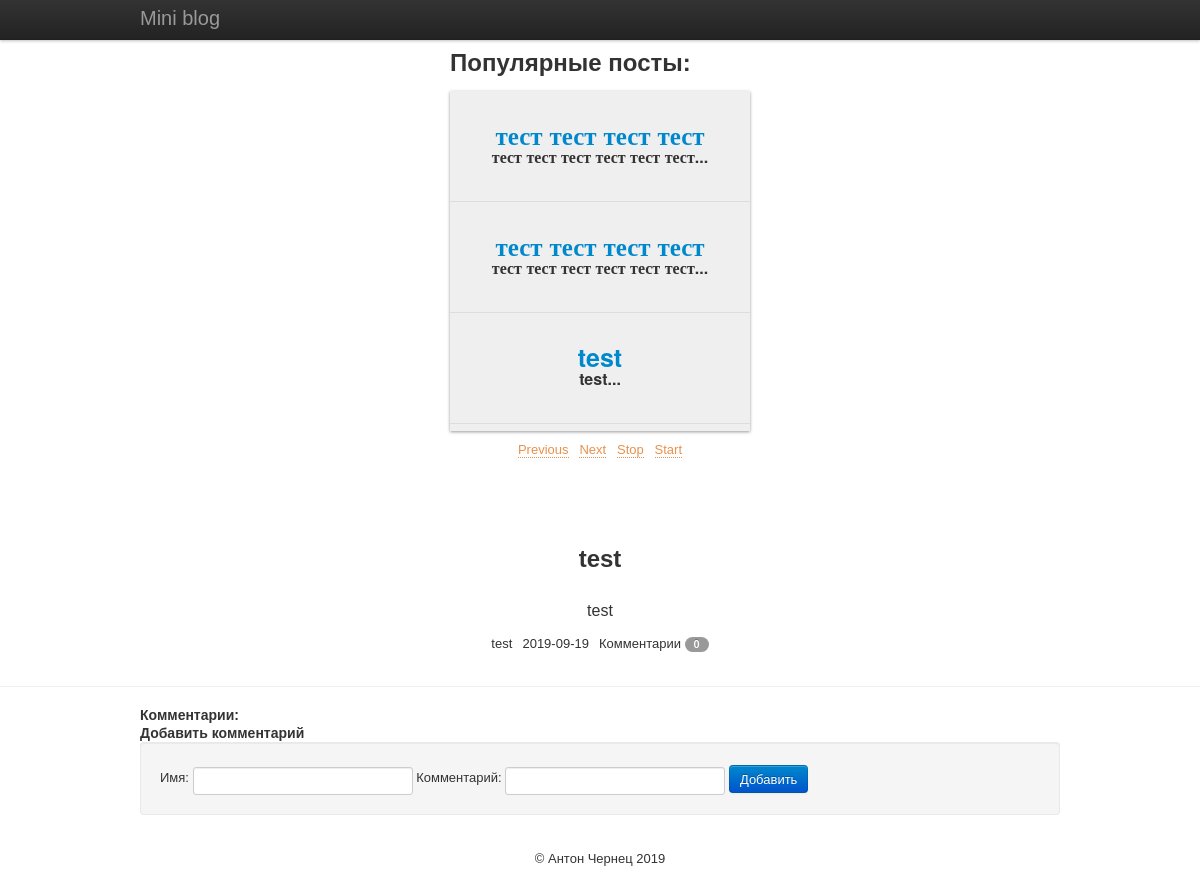
Screenshot of /blog/publication/53 with the database file from the repository.
### tables this page shows
CREATE TABLE `publications` (
  `id` int(11) NOT NULL,
  `author` varchar(50) NOT NULL,
  `ctime` int(11) NOT NULL,
  `title` varchar(80) NOT NULL,
  `post` text NOT NULL,
  `commentsCount` int(11) NOT NULL
);

### engine/view/Base.php (called while the page is built, shortened)
<?php
class Base
{
    public $basePath;
    public function __construct($path)
    {
        $this->basePath = $path;
    }
    public function render($path, $params = [])
    {
        extract($params);
        require_once $this->basePath.'/public/views/'.$path.'.php';
    }
}

### controllers/blogController.php (called while the page is built, shortened)
<?php
class blogController extends Base
{
    public function publicationAction($id) {
        $publications = Publication::findPublication($id);
        $comments = Comment::findComments($id);
        $this->view->render('template/publication', [
            'publication' => $publications,
            'comments' => $comments,
            'popular' => Publication::findPopularByCommented(),
        ]);
    }
}

### index.php (called while the page is built, shortened)
<?php
require(__DIR__ . '/bootstrap.php');
$application = new App(__DIR__);
exit($application->run());

### components/MysqliConnector.php (called while the page is built, shortened)
<?php
class MysqliConnector
{
    protected $db;
    private $_sql;
    public function __construct($host, $user, $password, $db_name, $port = 3306)
    {
        $this->host = $host;
        $this->user = $user;
        $this->password = $password;
        $this->db_name = $db_name;
        $this->port = $port;
        $this->db = new \mysqli($this->host, $this->user, $this->password, $this->db_name, $this->port);
    }
    public function setSql($str)
    {
        $this->_sql = $str;
        return $this;
    }
    public function one()
    {
        $result = $this->db->query($this->_sql);
        return $result->fetch_assoc();
    }
    public function all()
    {
        $result = $this->db->query($this->_sql);
        return $result->fetch_all();
    }
}

### models/Publication.php (called while the page is built, shortened)
<?php
class Publication
{
    public static function findPublication($publication_id)
    {
        $app = App::getInstance();
        return $app->db->setSql("SELECT * FROM publications WHERE id =".$publication_id)
            ->one();
    }
    public static function findPopularByCommented()
    {
        $app = App::getInstance();
        return $app->db->setSql("SELECT * FROM publications ORDER BY commentsCount DESC LIMIT 5")
            ->all();
    }
}

### bootstrap.php (called while the page is built, shortened)
<?php
function autoload($className)
{
    $className = ltrim($className, '\\');
    $fileName  = '';
    if ($lastNsPos = strrpos($className, '\\')) {
        $namespace = substr($className, 0, $lastNsPos);
        $className = substr($className, $lastNsPos + 1);
        $fileName  = str_replace('\\', DIRECTORY_SEPARATOR, $namespace) . DIRECTORY_SEPARATOR;
    }
    $fileName .= str_replace('_', DIRECTORY_SEPARATOR, $className) . '.php';
    $path = __DIR__ . DIRECTORY_SEPARATOR . $fileName;
}

### helpers/DateTimeHelper.php (called while the page is built, shortened)
<?php
class DateTimeHelper
{
    public static function getDate($timestamp){
        return date('Y-m-d', $timestamp);
    }
}

### models/Comment.php (called while the page is built, shortened)
<?php
class Comment
{
    public static function findComments($publication_id)
    {
        $app = App::getInstance();
        return $app->db->setSql("SELECT * FROM comments WHERE postid = ".$publication_id." ORDER BY id DESC")
            ->all();
    }
    public static function countComments($publication_id)
    {
        return count(self::findComments($publication_id));
    }
}

### public/views/template/parts/popular.php (the view)
<div id="wrapper">
    <h2>Популярные посты:</h2>
    <ul id="vertical-ticker">
        <? foreach ($popular as $item): ?>
            <li>
                <a href="/blog/publication/<?=$item[0]?>"><?=mb_substr($item[3], 0, 20)?></a>
                <br>
                <span class="post"><?=mb_substr($item[4], 0, 50)."..."?></span>
            </li>
        <? endforeach ?>
    </ul>
    <p><a href="#" id="ticker-previous">Previous</a> / <a href="#" id="ticker-next">Next</a> / <a id="stop" href="#">Stop</a> / <a id="start" href="#">Start</a></p>
</div>

### public/views/template/publication.php (shortened to what this page needs)
<?php include ("parts/header.php") ?>
<?php include ("parts/popular.php") ?>
<br>
<div class="container-fluid">
    <div class="container-weight">
        <div class="one_post">
            <h2><?=$publication['title']?></h2>
            <div class="post"><?=$publication['post'];?></div>
            <span class="name"><?=$publication['author']?></span>
            <span class="date"><?='&ensp;'.\helpers\DateTimeHelper::getDate($publication['ctime'])?></span>
            <span class="comments">&ensp;Комментарии
                <span class="badge">
                    <?=\models\Comment::countComments($publication['id']);?>
                </span>
            </span>
        </div>
    </div>
</div>
<hr>
<div class="container-fluid">
    <div class="container-weight">
        <div class="comments">
            <h4>Комментарии:</h4>
        </div>
    </div>
</div>
<div class="container-fluid">
    <div class="container-weight">
        <h4>Добавить комментарий</h4>
        <form action="/blog/addComment/<?=$publication['id']?>" method="post" class="form-inline well">
            <label>Имя: </label> <input type="text" name="a-name" value=""  required>
            <label>Комментарий: </label> <input type="text" name="comment"  required>
            <button type="submit" class="btn btn-primary">Добавить</button>
        </form>
    </div>
</div>
<?php include ("parts/footer.php") ?>

### public/css/main.css (style rules this page uses)
html, body { height: 100%; }
h2 { margin: 15px 0 10px 0; }
.container-weight { max-width: 920px; margin: 0 auto 0 auto; padding: 0; }
form input { margin: 5px 0 5px 0; }
div.all_post, div.one_post, div.form_post { text-align: center; margin-bottom: 15px; }
div.post { clear:both; max-width: 620px; font-size:16px; margin-right: auto; margin-left: auto; padding: 15px 0 15px 0; }
span.date { margin-bottom: 15px; }

### rows the page displays
publications: title "тест тест тест тест", post "тест тест тест тест тест тест"
publications: title "тест тест тест тест", post "тест тест тест тест тест тест"
publications: title "test", post "test"
publications: title "test", post "test", author "test", ctime "2019-09-19"
